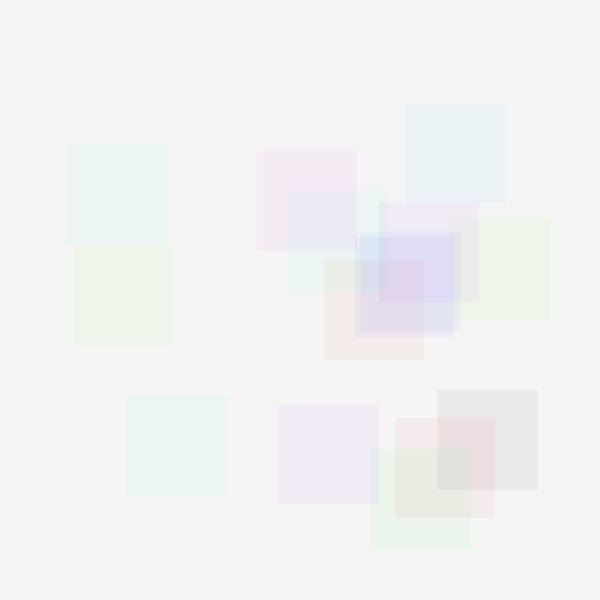
Frame 1 (no input)
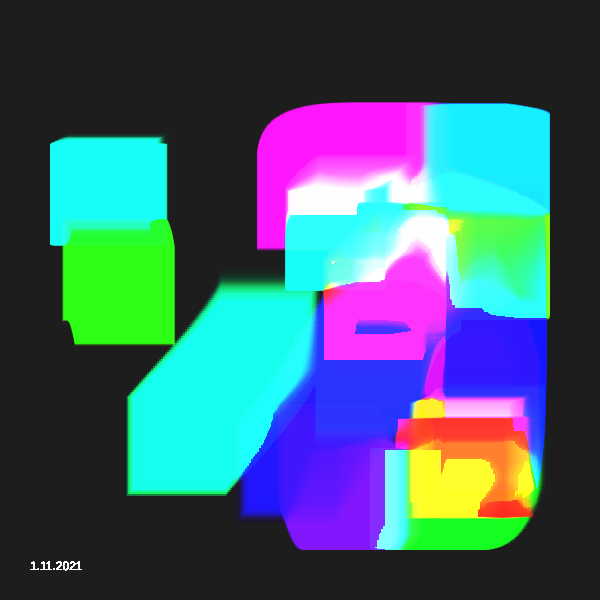
Frame 60 (no input)
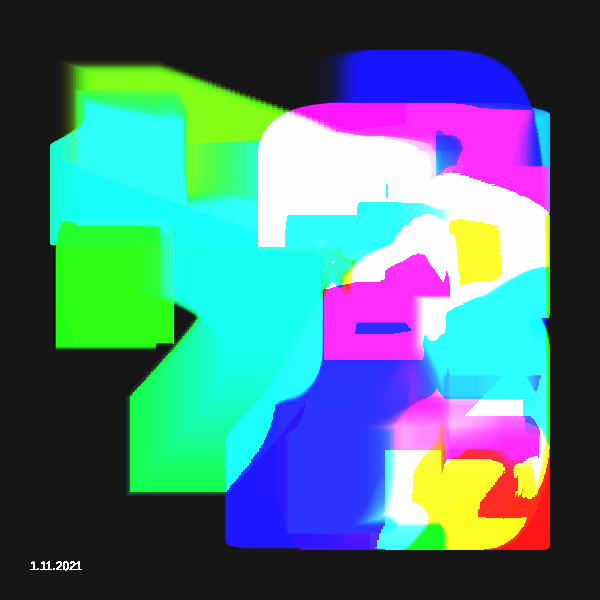
Frame 120 (the mouse pressed at the canvas centre since frame 60)

The p5.js sketch that drew these frames (run headless with seeded random() and noise() and a simulated clock; from frame 60 on, the mouse is pressed at the canvas centre):

// p5.js sketch
// ── sketch.js
/*
Fork from kusakari 
*/

let _nsRate;
let _maxPoint;
let _aryObject = [];
let _objectNum;

function setup() {
  background(0)
  var canvas;
  if(windowWidth>=600 && windowHeight >=600){
    canvas = createCanvas(600, 600);
  }
  else{
    canvas = createCanvas(windowWidth, windowHeight - 100);
  }

  var x = (windowWidth - width) / 2;
  var y = (windowHeight - height) / 2;

  canvas.position(x, y);

  frameRate(30);
  colorMode(HSB, 360, 100, 100, 255);

  noFill();

  _objectNum = 16;
  _nsRate = 0.001;
  _maxPoint = 50;

  for (let i = 0; i < _objectNum; i++) {
    _aryObject.push(new line());
  }
}

function draw() {
  // clear();
 blendMode(OVERLAY);
  background(0, 10);

  for (let i = 0; i < _objectNum; i++) {
    _aryObject[i].update();
    _aryObject[i].draw();
  }
  fill(255);
  noStroke();
  text("1.11.2021", 30, height-30)
}

class line {
  constructor() {
    this.nsX = random(100);
    this.nsY = random(100);
    this.color = color(random(360), 100, 100, 10);
    this.sw = random(width/20, width/3);
    this.aryPoints = [];
  }
  update() {
    this.nsX += _nsRate;
    this.nsY += _nsRate;
    this.aryPoints.unshift([
      width/3 * cos(8*PI*noise(this.nsX)),
      height/3 * sin(8*PI*noise(this.nsY))
    ]);

    while (this.aryPoints.length > _maxPoint) {
      this.aryPoints.pop();
    }
  }
  draw() {
    fill(this.color);
    noStroke();
    push();
    translate(width/2, height/2);
    beginShape();
    // noFill();
    // fill(0, 10)
    for (let i = 0; i < this.aryPoints.length; i++) {
      rect(this.aryPoints[i][0] - 50, this.aryPoints[i][1] - 50, 100, 100);
    }
    endShape();
    pop();
  }
}

function mouseReleased() {
  _aryObject = [];
  for (let i = 0; i < _objectNum; i++) {
    _aryObject.push(new line());
  }
}
